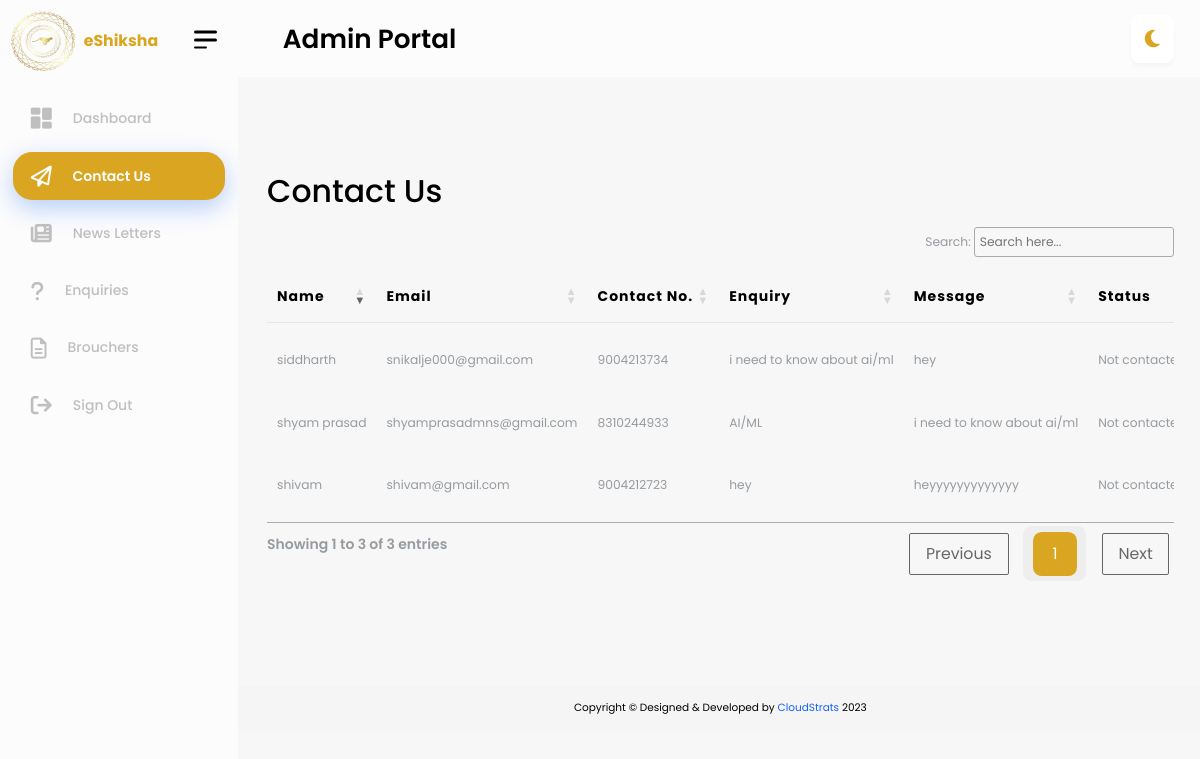
The app's page /adminpanel/contact_us/ (signed in) with its own data.
### onlineapp/models.py (models this page shows, shortened)
class contactUs(models.Model):
    cname = models.CharField(max_length=100)
    cmail = models.EmailField(max_length=200)
    cphone = models.CharField(max_length=100)
    cenquiry = models.CharField(max_length=100)
    cmessage = models.TextField()
    cstatus = models.TextField(null=True,blank=True)
    cremark = models.TextField(null=True,blank=True)
    lead_in_source=models.CharField(max_length=100,null=True,blank=True)
    lead_assigned=models.CharField(max_length=100,null=True,blank=True)
    lead_status=models.CharField(max_length=100,null=True,blank=True)
    cell1=models.CharField(max_length=100,null=True,blank=True)
    cell2=models.CharField(max_length=100,null=True,blank=True)
    notes=models.CharField(max_length=1000,null=True,blank=True)
    date=models.CharField(max_length=1000,null=True,blank=True)
    created_at=models.DateField(auto_now_add=True)

### eshikshaadminpanelapp/views.py (the view)
# urls.py: path('contact_us/',views.contact_us,name="contact_us"),
@login_required
def contact_us(request):
    print('view start')
    contact = contactUs.objects.all()
    context ={
        'contactUs':contact,
        'statuses':STATUS_OPTIONS,
    }
    return render(request,'adminpanel/contactus.html', context)

### onlineapp/templates/adminpanel/contactus.html (shortened to what this page needs)
{% extends 'adminpanel/base.html' %}
{% load static %}
{% block content %}
<link rel="stylesheet" href="https://cdn.datatables.net/1.10.15/css/dataTables.bootstrap.min.css">
<div class="content-body">
    <div class="container-fluid">
        <div class="row py-5">
            <h1 class="mb-3">Contact Us</h1>
            <div class="col-12">
                <div class="table-responsive">
                    <table id="example2" class="table table-hover responsive nowrap" style="width:100%">
                        <thead>
                            <tr>
                                <th>Name</th>
                                <th>Email</th>
                                <th>Contact No.</th>
                                <th>Enquiry</th>
                                <th>Message</th>
                                <th>Status</th>
                            </tr>
                        </thead>
                        <tbody>
                            {% for item in contactUs %}
                            <tr>
                                <td>{{ item.cname }}</td>
                                <td>{{ item.cmail }}</td>
                                <td>{{ item.cphone }}</td>
                                <td>{{ item.cenquiry }}</td>
                                <td>{{ item.cmessage }}</td>
                                <td>{{ item.cstatus }}</td>
                            </tr>
                            {% endfor %}
                        </tbody>
                    </table>
                </div>
            </div>
        </div>
    </div>
</div>
{% endblock %}

### onlineapp/templates/adminpanel/base.html (shortened to what this page needs)
{% load static %}
<!DOCTYPE html>
<html lang="en">
	<head>
		<link rel="stylesheet" href="{% static 'adminpanel/vendor/chartist/css/chartist.min.css' %}">
		<link href="{% static 'adminpanel/vendor/jquery-nice-select/css/nice-select.css' %}" rel="stylesheet">
		<link href="{% static 'adminpanel/vendor/bootstrap-datetimepicker/css/bootstrap-datetimepicker.min.css' %}"
			rel="stylesheet">
		<link href="{% static 'adminpanel/css/style.css' %}" rel="stylesheet">
		<link rel="stylesheet" href="https://cdn.datatables.net/buttons/2.4.1/css/buttons.dataTables.min.css">
		<link rel="stylesheet" href="https://cdn.datatables.net/1.13.6/css/jquery.dataTables.min.css">
	</head>
	<body>
		<div id="main-wrapper">
			{% include 'adminpanel/navbar.html' %}
			{% include 'adminpanel/sidebar.html' %}
			{% block content %}
			{% endblock %}
		</div>
		<div class="footer">
			<div class="copyright">
				<p>Copyright © Designed &amp; Developed by <a href="https://cloudstrats.com/"
						target="_blank">CloudStrats</a> 2023</p>
			</div>
		</div>
	</body>
</html>

### onlineapp/templates/adminpanel/navbar.html (shortened to what this page needs)
{% load static %}
		<div class="nav-header">
            <a href="{% url 'eshikshaadminpanelapp:index'%}" class="brand-logo">
				<img height="100" width="100" src="{% static './images/log.webp' %}" alt="" style=" height: 63px;
				width: 67px;"><span style="color: white;">&nbsp;
				  <span style="color:goldenrod">eShiksha</span>
				</span>
            </a>
			<div class="nav-control">
                <div class="hamburger">
                    <span class="line"></span><span class="line"></span><span class="line"></span>
                </div>
            </div>
        </div>
        <div class="header">
            <div class="header-content">
                <nav class="navbar navbar-expand">
                    <div class="collapse navbar-collapse justify-content-between">
                        <div class="header-left">
							<div class="dashboard_bar">
                                Admin Portal
                            </div>
                        </div>
                        <ul class="navbar-nav header-right">
							<li class="nav-item dropdown notification_dropdown">
                                <a class="nav-link bell dz-theme-mode" href="javascript:void(0);">
                                    <i id="icon-dark" class="fas fa-moon"></i>
                                </a>
							</li>
                        </ul>
                    </div>
				</nav>
			</div>
		</div>

### onlineapp/templates/adminpanel/sidebar.html (shortened to what this page needs)
    <div class="deznav">
        <div class="deznav-scroll">
            <ul class="metismenu" id="menu">
                <li><a href="{% url 'eshikshaadminpanelapp:index'%}" aria-expanded="false">
                        <span class="nav-text">Dashboard</span>
                    </a>
                </li>
                <li><a href="{% url 'eshikshaadminpanelapp:contact_us'%}" aria-expanded="false">
                        <span class="nav-text">Contact Us </span>
                    </a>
                <li>
                    <a href="{% url 'eshikshaadminpanelapp:news_letters'%}"  aria-expanded="false">
                        <span class="nav-text">News Letters</span>
                    </a>
                <li>
                    <a href="{% url 'eshikshaadminpanelapp:enquiries'%}"  aria-expanded="false">
                        <span class="nav-text">Enquiries</span>
                    </a>
                <li>
                    <a href="{% url 'eshikshaadminpanelapp:brouchers'%}"  aria-expanded="false">
                        <span class="nav-text">Brouchers</span>
                    </a>
                <li><a href="{% url 'eshikshaadminpanelapp:user_logout' %}" class="ai-icon" aria-expanded="false">
                        <span class="nav-text">Sign Out</span>
                    </a>
                </li>
        </div>
    </div>

### onlineapp/templates/adminpanel/contactus.html (style rules this page uses)
body { background: #f7f7f7; }
.table { border-spacing: 0 0.85rem !important; }
.table td, .table th { vertical-align: middle; margin-bottom: 10px; border: none; }
.table thead tr, .table thead th { border: none; font-size: 12px; letter-spacing: 1px; text-transform: uppercase; background: transparent; }
.table td { background: #fff; }
.table td:first-child { border-top-left-radius: 10px; border-bottom-left-radius: 10px; }
table.dataTable { margin-top: 12px !important; }
.table { --bs-table-hover-bg: transparent !important; }

### records on screen
contactUs: cname "siddharth", cmail "snikalje000@gmail.com", cphone "9004213734", cenquiry "i need to know about ai/ml", cmessage "hey", cstatus "Not…"
contactUs: cname "shivam", cmail "shivam@gmail.com", cphone "9004212723", cenquiry "hey", cmessage "heyyyyyyyyyyyyy", cstatus "Not…"
contactUs: cname "shyam prasad", cmail "shyamprasadmns@gmail.com", cphone "8310244933", cenquiry "AI/ML", cmessage "i need to know about ai/ml", cstatus "Not…"
